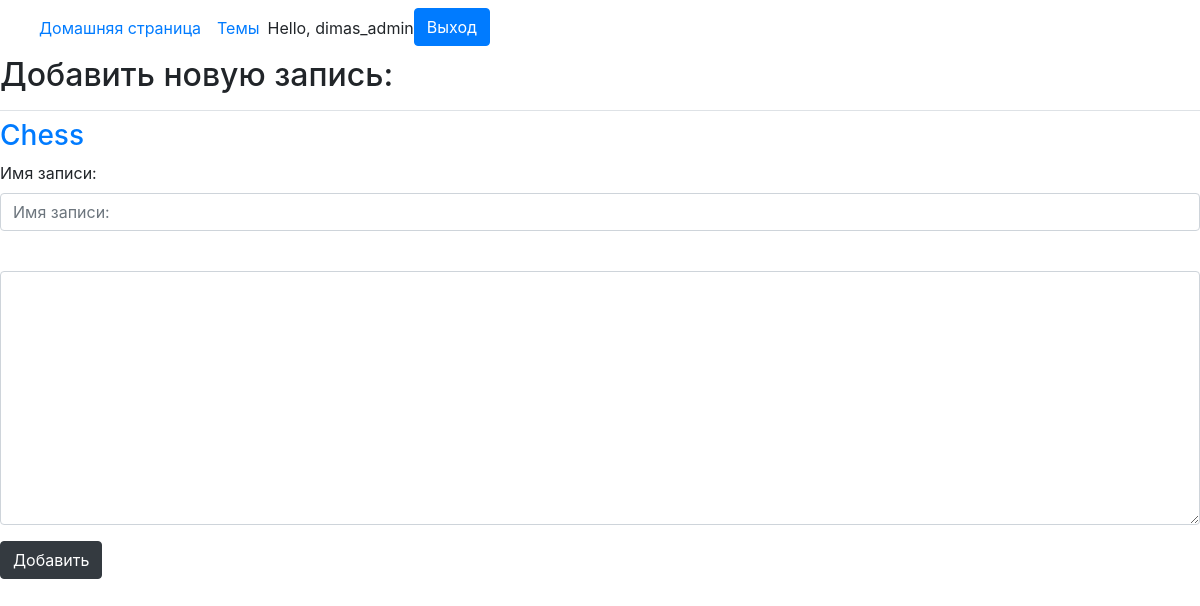
The page /new_entry/1/ (signed in) on the database as committed earlier.
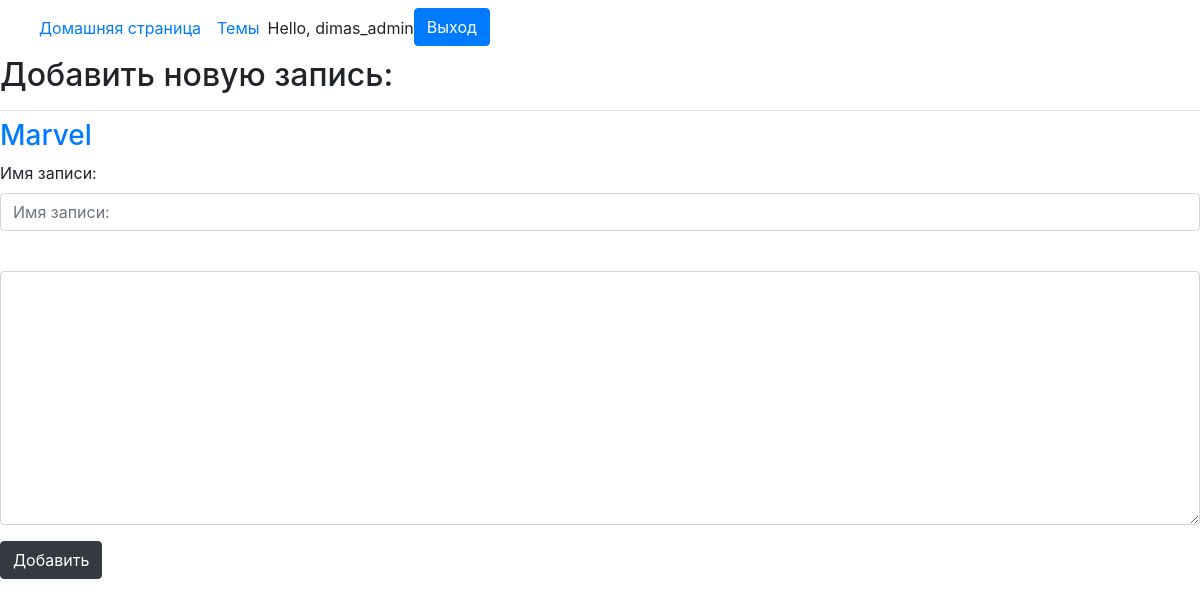
The same page on the database as committed later.
### learning_logs/models.py (models this page shows)
class Topic(models.Model):
    text = models.CharField(max_length=200)
    date_added = models.DateTimeField(auto_now_add=True) #устанавливает текущее время
    owner = models.ForeignKey(User, on_delete=models.CASCADE)
    public = models.BooleanField(default=True)
    def __str__(self):
        return self.text

### learning_logs/views.py (the view, shortened to what this page needs)
# urls.py: path('new_entry/<int:topic_id>/', views.new_entry, name='new_entry'),
def new_entry(request, topic_id):
    topic = get_object_or_404(Topic, id=topic_id)
    check_topic_owner(topic, request)
    if request.method != 'POST':
        form = EntryForm()
    context = {'topic': topic, 'form':form} #создаем форму
    return render(request, 'learning_logs/new_entry.html', context)

### learning_logs/forms.py
class EntryForm(forms.ModelForm):
    class Meta:
        model = Entry
        fields = ['name','text']
        labels = {'text':'', 'name':'Имя записи:'}
        widgets = {'text':forms.Textarea(attrs={'cols':80})}

### learning_logs/views.py (called while the page is built)
def check_topic_owner(topic, request):
    if topic.public == False:
        if topic.owner != request.user:
            raise Http404

### learning_logs/templates/learning_logs/new_entry.html (shortened to what this page needs)
{% extends "learning_logs/base.html" %}
{% load bootstrap4 %}
{% block page_header %}
  <h2>Добавить новую запись:</h2>
{% endblock page_header %}
{% block content%}
  <h3>
    <a href="{% url 'learning_logs:topic' topic.id %}">{{ topic }}</a>
  </h3>
  <form method="post" action="{% url 'learning_logs:new_entry' topic.id %}" class='form'>
    {% bootstrap_form form %}
    {% buttons %}
      <button type="submit" class="btn btn-dark">Добавить</button>
    {% endbuttons %}
  </form>
{% endblock content %}

### learning_logs/templates/learning_logs/base.html (shortened to what this page needs)
{% load bootstrap4 %}
<!DOCTYPE html>
<html lang="en">
<head>
  {% bootstrap_css %}
</head>
<body>
  <nav class="navbar navbar-expand-lg bg-body-tertiary">
    <div class="container-fluid">
      <div class="collapse navbar-collapse" id="navbarNavAltMarkup">
        <div class="navbar-nav">
          <a class="nav-link active" aria-current="page"
          href="{% url 'learning_logs:index'%}">Домашняя страница</a>
          <a class="nav-link"
          href="{% url 'learning_logs:topics' %}">Темы</a>
          <ul class="navbar-nav">
            {% if user.is_authenticated %}
              <li class="nav-item" >
                <span class="navbar-text">Hello, {{ user.username}}</span>
              </li>
              <li class="nav-item">
                <form method="post" action="{% url 'users:logout' %}">
                  <button type="submit" class="btn btn-primary">Выход</button>
                </form>
              </li>
            {% endif %}
          </ul>
        </div>
      </div>
    </div>
  </nav>
  <main role='main' class="conteiner">
    <div class="pb-2 mb-2 border-bottom">
      {% block page_header %}
      {% endblock page_header %}
  </div>
  <div>
      {% block content %}
      {% endblock content %}
  </div>
  </main>
</body>
</html>

Rows that differ between the two databases and show on the page:
changed Topic: text "Chess" → "Marvel"
